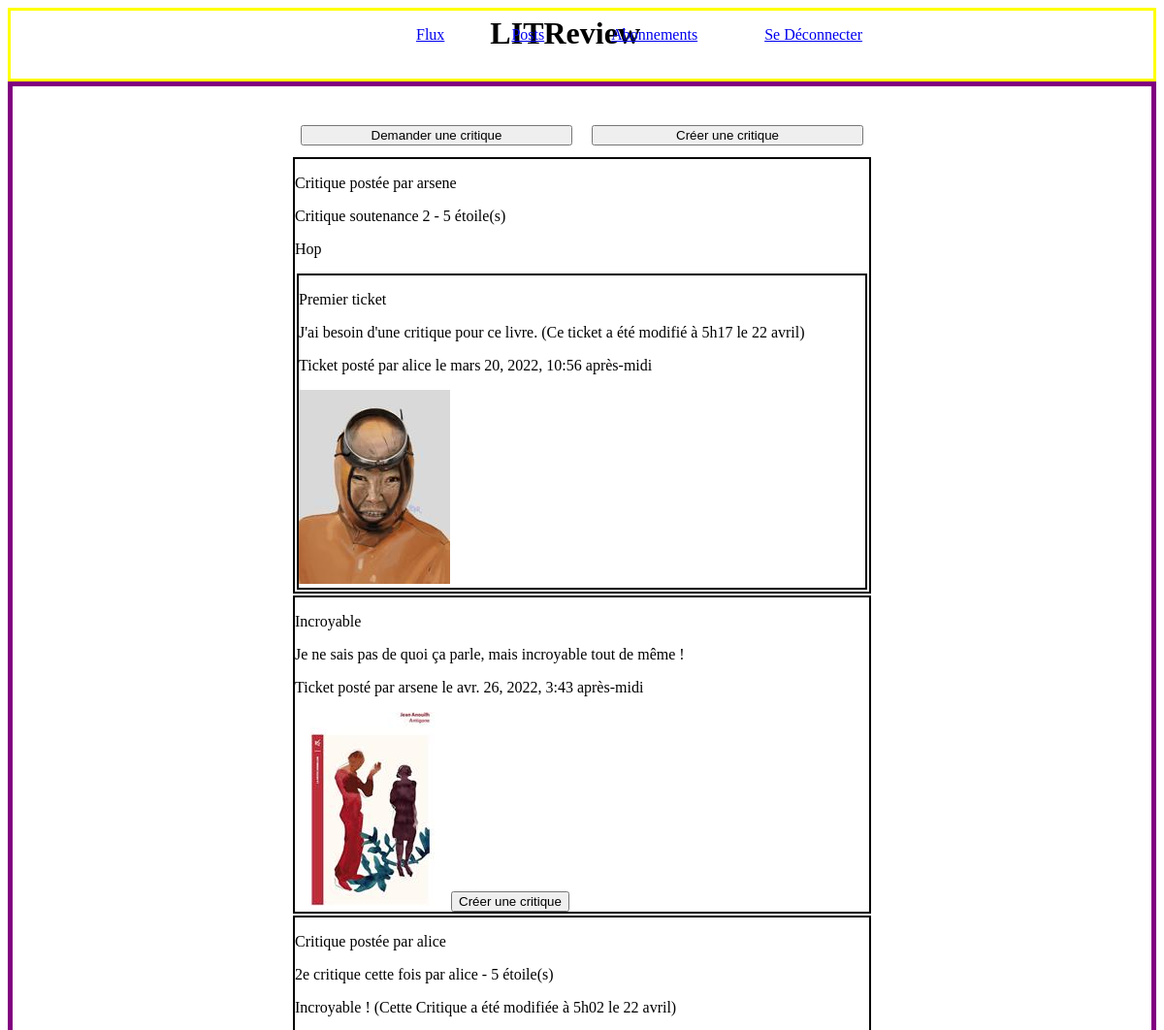
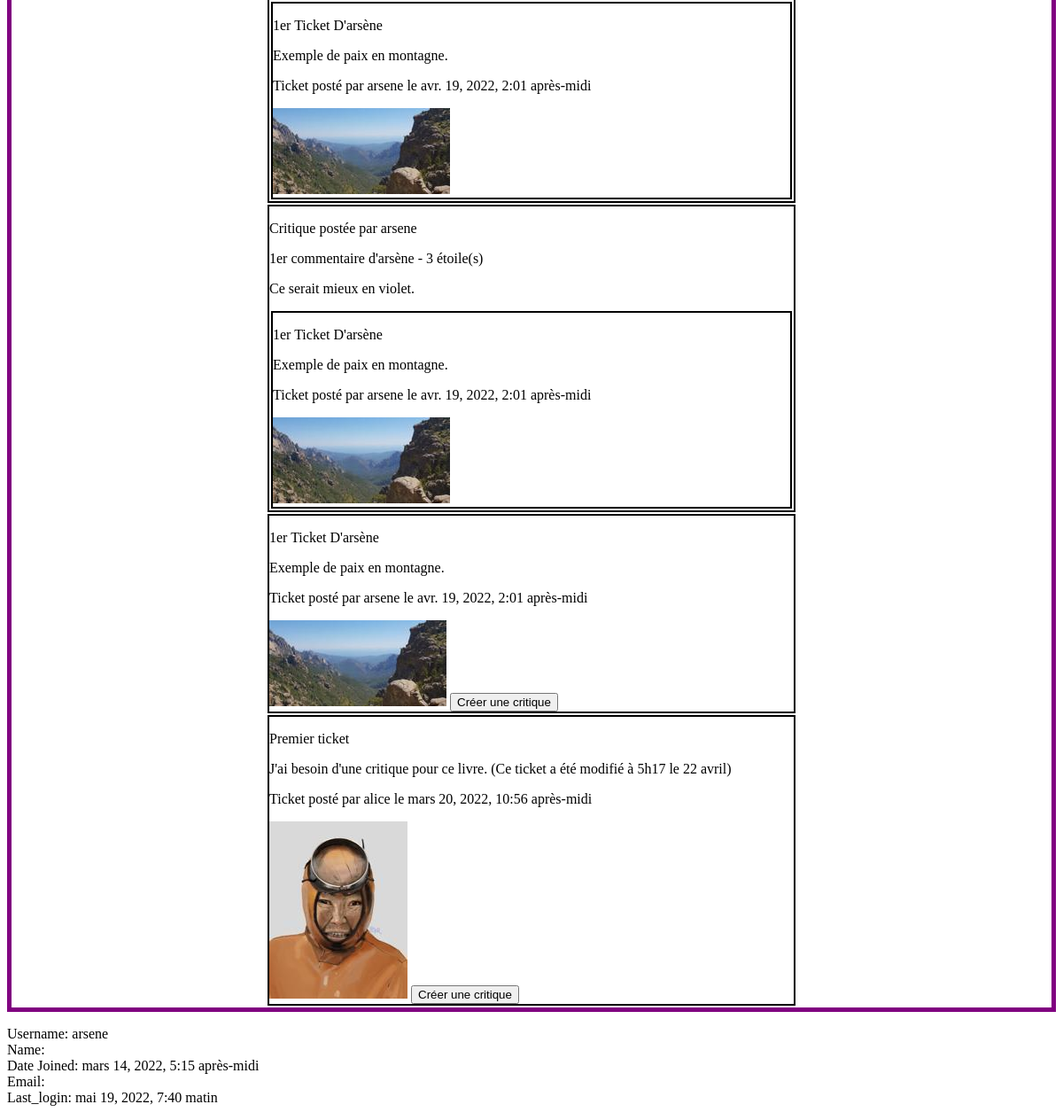
Screenshot of /accounts/HomePage/ (signed in) with the database file from the repository (2 pictures, top to bottom).
### Base/models.py (models this page shows, shortened)
class Review(models.Model):
    ticket = models.ForeignKey(to=Ticket, on_delete=models.CASCADE)
    rating = models.PositiveSmallIntegerField(\
        validators=[MinValueValidator(0), MaxValueValidator(5)], verbose_name="Note")
    headline = models.CharField(max_length=128, verbose_name="Titre")
    body = models.CharField(max_length=8192, blank=True, verbose_name="Commentaire")
    user = models.ForeignKey(\
        to=settings.AUTH_USER_MODEL, on_delete=models.CASCADE)
    time_created = models.DateTimeField(auto_now_add=True)

class Ticket(models.Model):
    IMG_MAX_SIZE = (200,200)
    title = models.CharField(max_length=128, verbose_name="Titre")
    description = models.TextField(max_length=2048, blank=True)
    user = models.ForeignKey(\
        to=settings.AUTH_USER_MODEL, on_delete=models.CASCADE)
    image = ImageField(null=True, blank=True)
    time_created = models.DateTimeField(auto_now_add=True)

### Base/views.py (the view)
# urls.py: path('accounts/HomePage/', b_views.HomePage, name="HomePage"),
@login_required
def HomePage(request):
    current_user = request.user
    subscribed_tickets = models.Ticket.objects.filter(user__followed_by__user=current_user)
    subscribed_tickets = subscribed_tickets.annotate(content_type=Value('TICKET', CharField()))
    current_user_tickets = models.Ticket.objects.filter(user=current_user)
    current_user_tickets = current_user_tickets.annotate(content_type=Value('TICKET', CharField()))
    tickets = subscribed_tickets.union(current_user_tickets)
    q = tickets
    for ticket in tickets:
        if models.Review.objects.filter(ticket=ticket):
            print(f"Il  a bien une review au ticket n°{ticket.id}")
            reviews = models.Review.objects.filter(ticket=ticket)
            reviews = reviews.annotate(content_type=Value('REVIEW', CharField()))
            q = chain(q, reviews)
    posts = sorted(
        q,
        key= lambda post: post.time_created,
        reverse=True
    )
    return render(request,
        'account/HomePage.html', context={'posts': posts, 'section': 'HomePage'})

### LITReview/templates/account/HomePage.html
{% extends "Base.html" %}
{% block content %}
    <div id="main-homepage">
        <section id="rolling-feed">
            <section >
                <div id="critics-buttons-wrapper">
                    <a id="critics-buttons" href="{% url 'ticket_creation' %}"><button id="critics-buttons2">Demander une critique</button></a>
                    <a id="critics-buttons" href="{% url 'review_and_ticket_creation' %}"><button id="critics-buttons2">Créer une critique</button></a>
                </div>
            </section>
            {% for post in posts %}
                {% if post.content_type == 'TICKET' %}
                    <div class="ticket">
                        <p>{{ post.title }}</p>
                        <p>{{ post.description }}</p>
                        <p>Ticket posté par {{post.user.username}} le {{post.time_created}}</p>
                        <img src="{{ post.image.url }}">
                        <a href="{% url 'review_creation' ticket_id=post.id %}"><button>Créer une critique</button></a>
                    </div>
                {% elif post.content_type == 'REVIEW' %}
                    <div class="review">
                        <p>Critique postée par {{post.user.username}}</p>
                        <p>{{ post.headline }} - {{ post.rating }} étoile(s)</p>
                        <p>{{ post.body }}</p>
                        <div class="ticket">
                            <p>{{ post.ticket.title }}</p>
                            <p>{{ post.ticket.description }}</p>
                            <p>Ticket posté par {{post.ticket.user.username}} le {{post.ticket.time_created}}</p>
                            <img src="{{ post.ticket.image.url }}">
                        </div>
                    </div>
                {% endif %}
            {% endfor %}
        </section>
    </div>
    <div>
        <p>
            Username: {{ request.user.username }} <br>
            Name: {{ request.user.first_name }} {{ request.user.last_name}} <br>
            Date Joined: {{ request.user.date_joined }} <br>
            Email: {{ request.user.email }} <br>
            Last_login: {{ request.user.last_login }} <br>
        </p>
    </div>
{% endblock %}

### Base/static/css/style.css (style rules this page uses)
#main-homepage { display:flex; align-items: center; justify-content: center; border: 5px solid purple; margin: 0 auto; fill:blue; }
#critics-buttons { display: inline-block; position: relative; justify-content: center; justify-items:center; padding: 10px; padding-top: 40px; }
#critics-buttons2 { width: 280px; }
#critics-buttons-wrapper { display: flex; justify-content: space-around; }
.ticket { border: 2px solid black; margin: 2px; }
.review { border: 2px solid black; margin: 2px; }

### rows the page displays
Review: user.username "arsene", headline "Critique soutenance 2", rating "5", body "Hop", ticket "Premier ticket", ticket.description "J'ai besoin d'une critique pour ce livre. (Ce ticket a été modifié à 5h17 le 22 avril)", ticket.user.username "alice", ticket.time_created "mars 20, 2022, 10:56 après-midi", ticket.image (picture)
Ticket: title "Incroyable", description "Je ne sais pas de quoi ça parle, mais incroyable tout de même !", user.username "arsene", time_created "avr. 26, 2022, 3:43 après-midi", image (picture)
Review: user.username "alice", headline "2e critique cette fois par alice", rating "5", body "Incroyable ! (Cette Critique a été modifiée à 5h02 le 22 avril)", ticket "1er Ticket D'arsène", ticket.description "Exemple de paix en montagne.", ticket.user.username "arsene", ticket.time_created "avr. 19, 2022, 2:01 après-midi", ticket.image (picture)
Review: user.username "arsene", headline "1er commentaire d'arsène", rating "3", body "Ce serait mieux en violet.", ticket "1er Ticket D'arsène", ticket.description "Exemple de paix en montagne.", ticket.user.username "arsene", ticket.time_created "avr. 19, 2022, 2:01 après-midi", ticket.image (picture)
Ticket: title "1er Ticket D'arsène", description "Exemple de paix en montagne.", user.username "arsene", time_created "avr. 19, 2022, 2:01 après-midi", image (picture)
Ticket: title "Premier ticket", description "J'ai besoin d'une critique pour ce livre. (Ce ticket a été modifié à 5h17 le 22 avril)", user.username "alice", time_created "mars 20, 2022, 10:56 après-midi", image (picture)

### other values shown
{{ request.user.username }} "arsene"
{{ request.user.date_joined }} "mars 14, 2022, 5:15 après-midi"
{{ request.user.last_login }} "mai 19, 2022, 7:40 matin"
